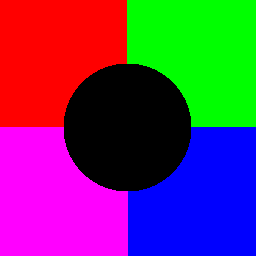
%> input picture Data/colors.png, 256 x 256 px
$ octave demoPotts2DColorInpainting.m   (GNU Octave 9; MATLAB toolbox functions it lacks are replaced by stand-ins)
%> lines starting %> are read from the running program, lines starting %| are printed output that depends on the picture; in (x1, y1, x2, y2) boxes, pixels count from 0 and x2, y2 are one past the last pixel; in counts of white or black regions, pixels touching at a corner belong together; the program's own positions count from 1
### Potts2D/minL2Potts2DADMM.m
function u = minL2Potts2DADMM(f, gamma, varargin)
%minL2Potts2DADMM A ADMM splitting strategy for the two-dimensional vector valued L^2-Potts
%problem
%
%Description:
% Minimizes the (2D) Potts problem
%
%  \gamma \| u \|_0 + \| A u - f \|_p^p -> min
%
% using ADMM splitting an dynamic programming
%
%Reference:
% M. Storath, A. Weinmann
% Fast partitioning of vector-valued images",
% SIAM Journal on Imaging Sciences, 2014

% written by M. Storath
% $Date: 2014-06-30 11:26:34 +0200 (Mo, 30. Jun 2014) $	$Revision: 99 $

[m,n,~] = size(f);

% parse options
ip = inputParser;
addParamValue(ip, 'muInit', gamma*1e-2);
addParamValue(ip, 'muStep', 2);
addParamValue(ip, 'tol', 1e-10);
addParamValue(ip, 'isotropic', true);
addParamValue(ip, 'verbose', false);
addParamValue(ip, 'weights', ones(m,n));
addParamValue(ip, 'multiThreading', true);
addParamValue(ip, 'quantization', true);
addParamValue(ip, 'useADMM', true);
parse(ip, varargin{:});
par = ip.Results;

% check args
assert(par.muStep > 1, 'Variable muStep must be > 1.');
assert(all(par.weights(:) >= 0), 'Weights must be >= 0.');
assert(par.tol > 0, 'Stopping tolerance must be > 0.');
assert(par.muInit > 0, 'muInit must be > 0.');

% cast data to PLImage
plf = pottslab.PLImage(f);

% main program (calls Java routines)
if par.isotropic
    % near-isotropic discretization
    omega(1) = sqrt(2.0) - 1.0;
    omega(2) = 1.0 - sqrt(2.0)/2.0;
    % alternative neighborhood weights
    %omega(1) = (2 * sqrt(2.0) - 1.0)/3;
    %omega(2) = (2 - sqrt(2.0))/3;
    plu = pottslab.JavaTools.minL2PottsADMM8(plf, gamma, par.weights, par.muInit, par.muStep, par.tol, par.verbose, par.multiThreading, par.useADMM, omega);

else
    % anisotropic discretization
    plu = pottslab.JavaTools.minL2PottsADMM4(plf, gamma, par.weights, par.muInit, par.muStep, par.tol, par.verbose, par.multiThreading, par.useADMM);
end

% reshape the 1D array given by .toDouble()
u = reshape( plu.toDouble(), size(f) );

% to remove small remaining variations in result (algorithm works with floats)
if par.quantization
    u = round(u * 255)/255;
end

end

### Demos/2D/demoPotts2DColorInpainting.m
% This is a demonstration of inpainting using the Potts model.
% Note that it is an intrinsic property of the Potts model to
% create two triple junctions instead of a four-junction in the center.

% load image
img = double(imread('colors.png'))/255;

% set inpainting mask
simg = sum(img, 3);
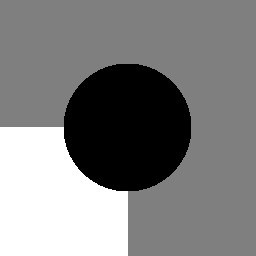
%> simg: size 256x256 double; min 0, max 2, mean 1.01; drawn with min black and max white
weights = simg ~= 0;
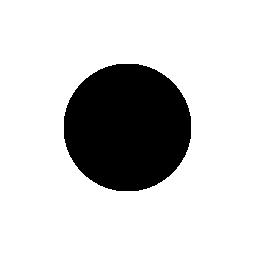
%> weights: size 256x256 logical; 80.4% white; 1 black region, box (x1, y1, x2, y2) and area: (64, 64, 191, 191) 12849

% add noise
rng(123) % set seed value of random number gen. for reproducibility
imgNoisy = img + 0.3 * randn(size(img)) .* cat(3, weights, weights, weights);
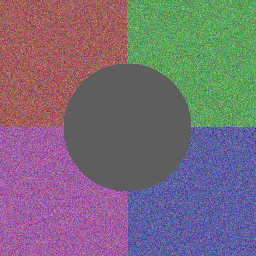
%> imgNoisy: size 256x256x3 double; mean R, G, B 0.398, 0.202, 0.404; drawn with min black and max white

%% Potts restoration
gamma = 2;
clear opts;
opts.weights = weights;
opts.verbose = true;
opts.muStep = 1.1;
opts.muInit = 1e-4;
tic
u = minL2Potts2DADMM(imgNoisy, gamma, opts);
%> the run ends on the next line
